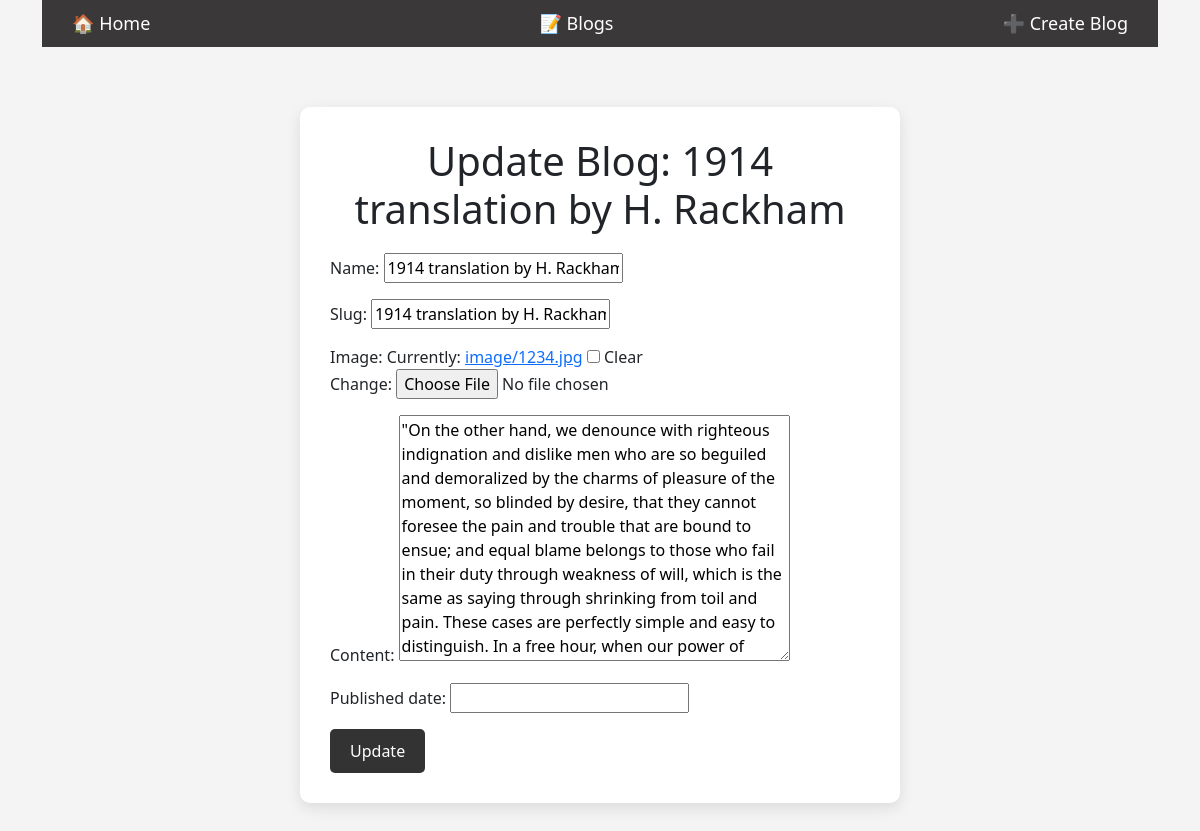
Page /blog-update/1914 translation by H. Rackham (signed in) on the earlier database version.
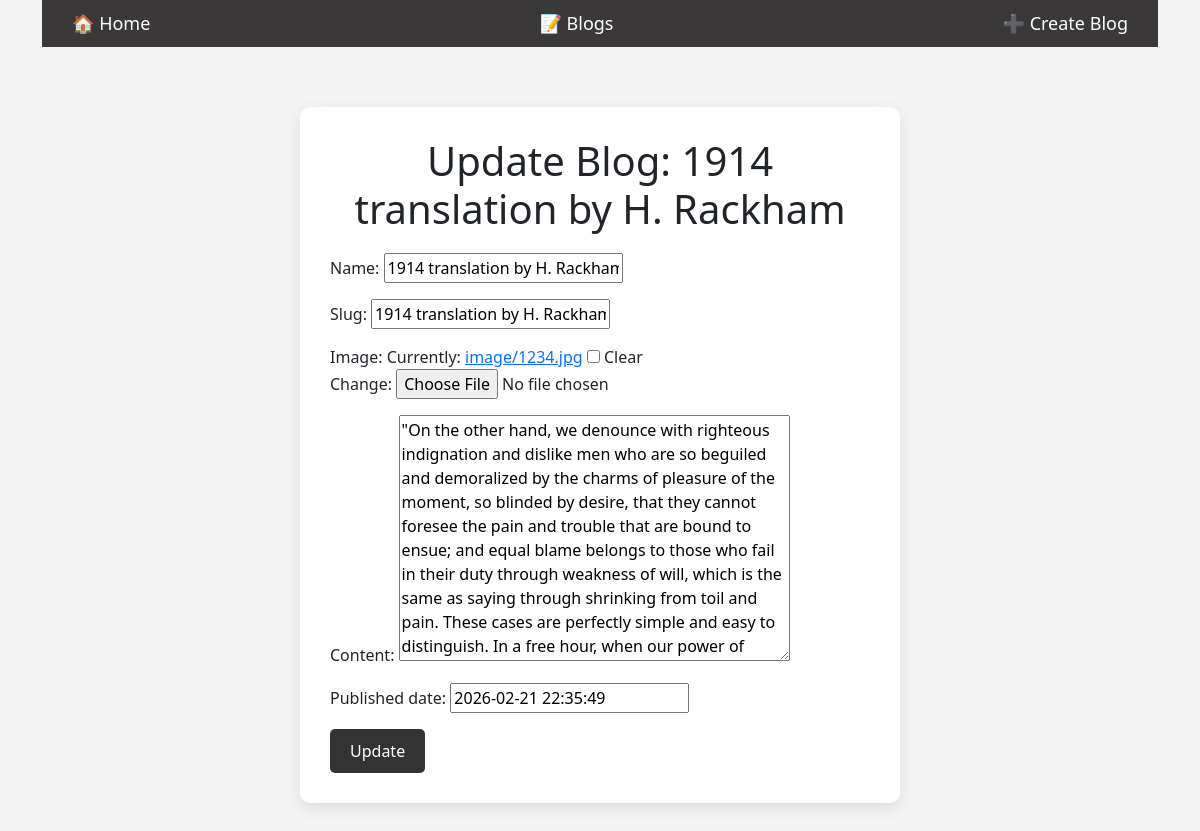
Same page on the later database version.
### blog/models.py (models this page shows, shortened)
class Blog(models.Model):
    user = models.ForeignKey(user,on_delete=models.CASCADE)
    name = models.CharField(max_length=100)
    slug = models.CharField(max_length=50,unique=True)
    content = models.TextField(null=True, blank=True)
    image = models.ImageField(upload_to='image/', null=True, blank=True)
    published_date = models.DateTimeField(auto_now_add=False,auto_now=False,null=True, blank=True)
    def get_create_url(self):
        return f"/blog-create/"

### blog/views.py (the view)
# urls.py: path('blog-update/<str:slug>', update,name='blog-update'),
@staff_member_required
def update(request, slug):
    obj = Blog.objects.filter(slug=slug).first()
    if not obj:
        return redirect('/')
    form = BlogForm(request.POST or None,request.FILES or None,instance=obj)
    if form.is_valid():
        form.save()
        return redirect('blog')
    return render(request, 'blog/update.html', {'form': form,'object': obj})

### blog/forms.py
class BlogForm(forms.ModelForm):
    class Meta:
        model = Blog
        fields = ['name','slug','image','content', 'published_date']

### blog/templates/blog/update.html (shortened to what this page needs)
{% extends 'base.html' %}
{% block content %}
<div class="navbar">
    <a href="{% url 'home' %}">🏠 Home</a>
    <a href="{% url 'blog' %}">📝 Blogs</a>
    {% if user.is_authenticated %}
        <a href="{{ object.get_create_url }}">➕ Create Blog</a>
    {% else %}
        <span class="warning">
            You need to Login to create a blog
        </span>
    {% endif %}
</div>
<div class="form-container">
    <h1>Update Blog: {{ object.name }}</h1>
    <form method="POST"  enctype="multipart/form-data">
        {{ form.as_p }}
        <button type="submit">Update</button>
    </form>
</div>
{% endblock content %}

Differences in the rows shown:
changed Blog: published_date (not shown) → "2026-02-21 22:35:49"
